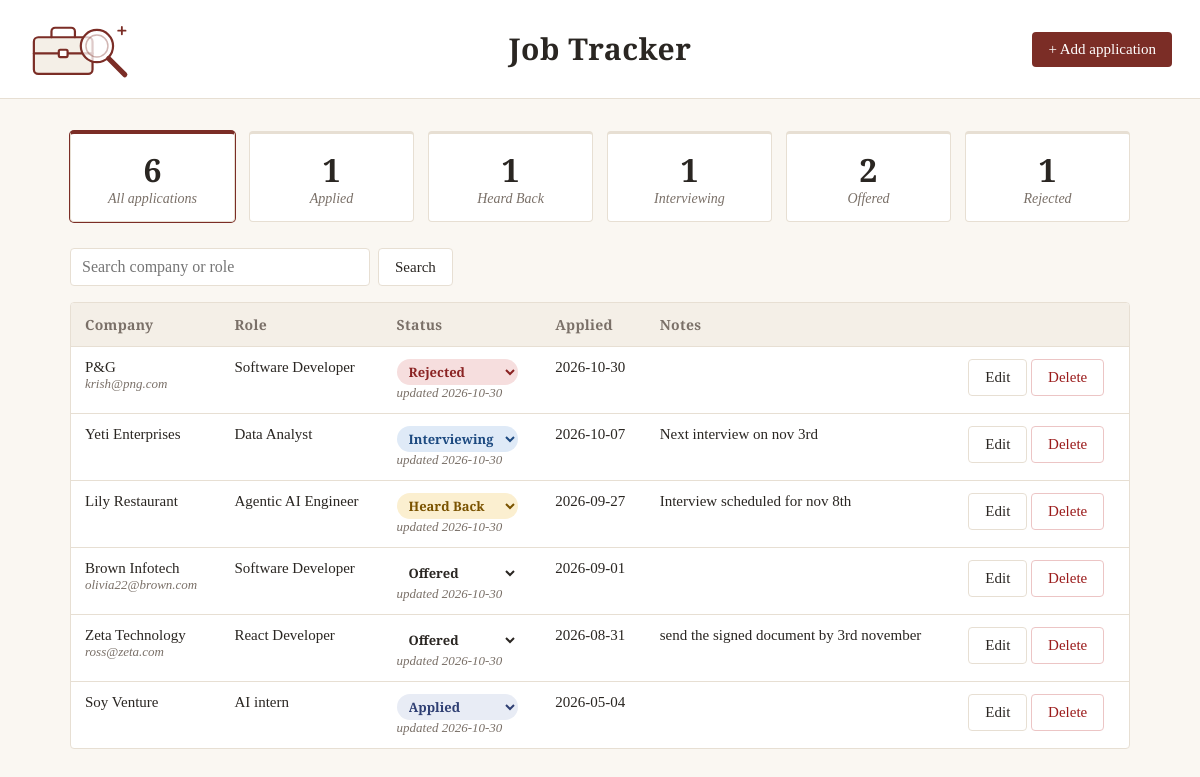
The page / on the database its author committed.
### tables this page shows
CREATE TABLE applications (
            id INTEGER PRIMARY KEY AUTOINCREMENT,
            company TEXT NOT NULL,
            role TEXT NOT NULL,
            status TEXT NOT NULL DEFAULT 'Applied',
            applied_on TEXT,
            link TEXT,
            contact TEXT,
            notes TEXT,
            updated_on TEXT
        );

### app.py (the view)
@app.route("/")
def index():
    db = get_db()
    status = request.args.get("status", "")
    q = request.args.get("q", "").strip()
    sql = "SELECT * FROM applications WHERE 1=1"
    args = []
    if status in STATUSES:
        sql += " AND status = ?"
        args.append(status)
    if q:
        sql += " AND (company LIKE ? OR role LIKE ?)"
        args += [f"%{q}%", f"%{q}%"]
    sql += " ORDER BY applied_on DESC, id DESC"
    rows = db.execute(sql, args).fetchall()
    counts = {s: 0 for s in STATUSES}
    for r in db.execute("SELECT status, COUNT(*) c FROM applications GROUP BY status"):
        counts[r["status"]] = r["c"]
    total = sum(counts.values())
    return render_template(
        "index.html", rows=rows, counts=counts, total=total,
        statuses=STATUSES, current=status, q=q,
    )

### app.py (called while the page is built)
def get_db():
    if "db" not in g:
        g.db = sqlite3.connect(DB)
        g.db.row_factory = sqlite3.Row
    return g.db

### templates/index.html (shortened to what this page needs)
{% extends "base.html" %}
{% block content %}
<div class="stats">
  <a class="stat {{ 'active' if not current }}" href="{{ url_for('index') }}">
    <div class="n">{{ total }}</div><div class="l">All applications</div>
  </a>
  {% for s in statuses %}
  <a class="stat {{ 'active' if current == s }}" href="{{ url_for('index', status=s) }}">
    <div class="n">{{ counts[s] }}</div><div class="l">{{ s }}</div>
  </a>
  {% endfor %}
</div>
<form class="toolbar" method="get">
  <input name="q" value="{{ q }}" placeholder="Search company or role">
  <button class="btn secondary" type="submit">Search</button>
</form>
{% if rows %}
<table>
  <thead>
    <tr><th>Company</th><th>Role</th><th>Status</th><th>Applied</th><th>Notes</th><th></th></tr>
  </thead>
  <tbody>
  {% for r in rows %}
    <tr>
      <td>
        {% if r['link'] %}<a href="{{ r['link'] }}" target="_blank" rel="noopener">{{ r['company'] }}</a>
        {% else %}{{ r['company'] }}{% endif %}
        {% if r['contact'] %}<div class="muted">{{ r['contact'] }}</div>{% endif %}
      </td>
      <td>{{ r['role'] }}</td>
      <td>
        <form method="post" action="{{ url_for('set_status', job_id=r['id']) }}">
          <select name="status" onchange="this.form.submit()" class="badge st-{{ r['status']|lower|replace(' ', '-') }}">
            {% for s in statuses %}
            <option value="{{ s }}" {{ 'selected' if s == r['status'] }}>{{ s }}</option>
            {% endfor %}
          </select>
        </form>
        <div class="muted">updated {{ r['updated_on'] }}</div>
      </td>
      <td>{{ r['applied_on'] or '' }}</td>
      <td>{{ r['notes'] }}</td>
      <td>
        <a class="btn secondary" href="{{ url_for('edit', job_id=r['id']) }}">Edit</a>
        <form method="post" action="{{ url_for('delete', job_id=r['id']) }}"
              onsubmit="return confirm('Delete this application?')">
          <button class="btn danger" type="submit">Delete</button>
        </form>
      </td>
    </tr>
  {% endfor %}
  </tbody>
</table>
{% else %}
<p class="muted">No applications yet. <a href="{{ url_for('add') }}">Add your first one.</a></p>
{% endif %}
{% endblock %}

### templates/base.html (shortened to what this page needs)
<!doctype html>
<html lang="en">
<head>
</head>
<body>
  <header>
    <div class="hunt" aria-hidden="true">
    </div>
    <a class="brand" href="{{ url_for('index') }}">Job Tracker<small></small></a>
    <div class="actions"><a class="btn" href="{{ url_for('add') }}">+ Add application</a></div>
  </header>
  <main>{% block content %}{% endblock %}</main>
</body>
</html>

### templates/base.html (style rules this page uses)
:root { --bg:#faf7f2; --card:#ffffff; --text:#2a2622; --muted:#7a7068; --line:#e7dfd3; --accent:#7b2d26; --accent-dark:#5f211c; --serif:'Source Serif 4', Georgia, 'Times New Roman', serif; --display:'Playfair Display', Georgia, 'Times New Roman', serif; }
* { box-sizing: border-box; }
body { margin:0; font-family:var(--serif); font-size:16px; background:var(--bg); color:var(--text); }
header { background:var(--card); border-bottom:1px solid var(--line); padding:18px 28px; display:grid; grid-template-columns:1fr auto 1fr; align-items:center; }
header .brand { grid-column:2; font-family:var(--display); font-weight:700; font-size:30px; letter-spacing:.5px; color:var(--text); text-decoration:none; text-align:center; }
header .actions { grid-column:3; justify-self:end; }
header .hunt { grid-column:1; justify-self:start; display:flex; flex-direction:column; align-items:center; color:var(--accent); }
main { max-width:1100px; margin:32px auto; padding:0 20px; }
a { color:var(--accent); }
.btn { display:inline-block; background:var(--accent); color:#fff; border:0; padding:9px 16px; border-radius:4px; text-decoration:none; cursor:pointer; font:500 15px var(--serif); transition:background .15s; }
.btn.secondary { background:#fff; color:var(--text); border:1px solid var(--line); }
.btn.danger { background:#fff; color:#9b1c1c; border:1px solid #ecc5c5; }
.stats { display:grid; grid-template-columns:repeat(auto-fit,minmax(140px,1fr)); gap:14px; margin-bottom:26px; }
.stat { background:var(--card); border:1px solid var(--line); border-top:3px solid var(--line); border-radius:4px; padding:14px 16px; text-decoration:none; color:inherit; text-align:center; transition:transform .15s, box-shadow .15s; }
.stat.active { border-top-color:var(--accent); box-shadow:0 0 0 1px var(--accent); }
.stat .n { font-family:var(--display); font-size:32px; font-weight:700; }
.stat .l { color:var(--muted); font-size:14px; font-style:italic; }
table { width:100%; border-collapse:separate; border-spacing:0; background:var(--card); border:1px solid var(--line); border-radius:4px; overflow:hidden; }
th, td { text-align:left; padding:12px 14px; border-bottom:1px solid var(--line); font-size:15px; vertical-align:top; }
tbody tr:last-child td { border-bottom:0; }
th { background:#f4efe7; color:var(--muted); font-family:var(--display); font-weight:600; font-size:14px; letter-spacing:.3px; }
.badge { display:inline-block; padding:3px 10px; border-radius:999px; font:600 13px var(--serif); }
.st-applied { background:#e8ecf5; color:#2f3f73; }
.st-heard-back { background:#fbefd0; color:#7a5300; }
.st-interviewing { background:#dfeaf7; color:#1d4a80; }
.st-rejected { background:#f6dede; color:#8a2323; }
.toolbar { display:flex; gap:8px; margin-bottom:16px; }
input, select, textarea { width:100%; padding:9px 11px; border:1px solid var(--line); border-radius:4px; font:inherit; background:#fff; color:var(--text); }
.toolbar input { max-width:300px; }
.muted { color:var(--muted); font-size:13px; font-style:italic; }
td form { display:inline; }
td select.badge { padding:3px 8px; font-size:13px; width:auto; border:0; cursor:pointer; }

### rows shown on the page
applications: id "1", status "Applied", company "Soy Venture", role "AI intern", updated_on "2026-10-30", applied_on "2026-05-04"
applications: company "P&G", contact "krish@png.com", role "Software Developer", status "Rejected", updated_on "2026-10-30", applied_on "2026-10-30"
applications: company "Yeti Enterprises", role "Data Analyst", status "Interviewing", updated_on "2026-10-30", applied_on "2026-10-07", notes "Next interview on nov 3rd"
applications: company "Lily Restaurant", role "Agentic AI Engineer", status "Heard Back", updated_on "2026-10-30", applied_on "2026-09-27", notes "Interview scheduled for nov 8th"
applications: company "Brown Infotech", contact "olivia22@brown.com", role "Software Developer", status "Offered", updated_on "2026-10-30", applied_on "2026-09-01"
applications: company "Zeta Technology", contact "ross@zeta.com", role "React Developer", status "Offered", updated_on "2026-10-30", applied_on "2026-08-31", notes "send the signed document by 3rd november"

### other values the page prints
{{ total }} "6"
{{ counts[s] }} "1" "1" "2" "1"
{{ s }} "Heard Back" "Interviewing" "Offered" "Rejected"
